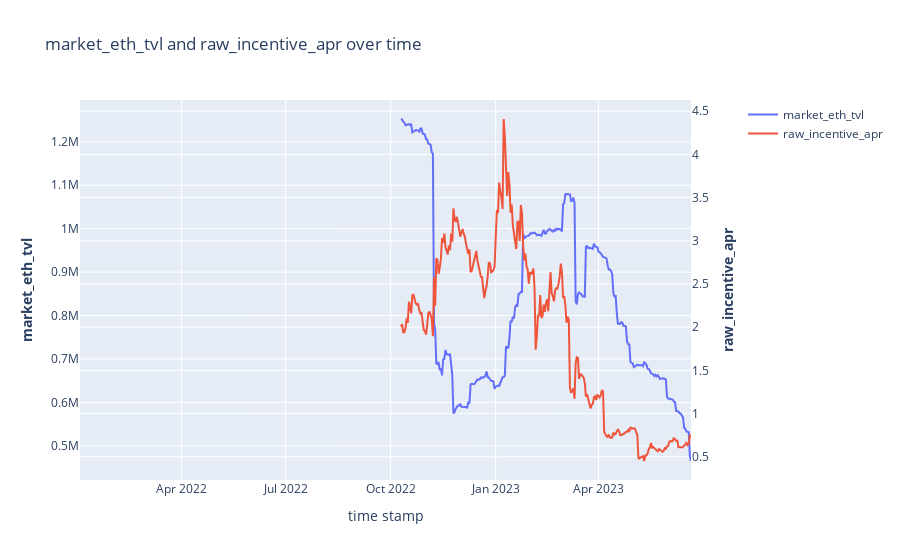

The code cell stored with this chart in its notebook:
### Code cell
functions.apr_and_tvl_against_time(stETH_ETH_apr_df)

### Figure 1 — Plotly figure (JSON) as saved in the notebook; plotly's stock layout.template omitted (floating-point values rounded to 4 significant figures; data arrays with more than 128 entries replaced by an {"elided": "..."} marker saying what was removed)
{"data": [{"name": "market_eth_tvl", "type": "scatter", "x": {"elided": "536 str values"}, "xaxis": "x", "y": {"elided": "536 float values"}, "yaxis": "y"}, {"name": "raw_incentive_apr", "type": "scatter", "x": {"elided": "536 str values"}, "xaxis": "x", "y": {"elided": "536 float values"}, "yaxis": "y2"}], "layout": {"title": {"text": "market_eth_tvl and raw_incentive_apr over time"}, "xaxis": {"anchor": "y", "domain": [0, 0.94], "title": {"text": "time stamp"}}, "yaxis": {"anchor": "x", "domain": [0, 1], "title": {"text": "<b>market_eth_tvl</b>"}}, "yaxis2": {"anchor": "x", "overlaying": "y", "side": "right", "title": {"text": "<b>raw_incentive_apr</b>"}}}}
